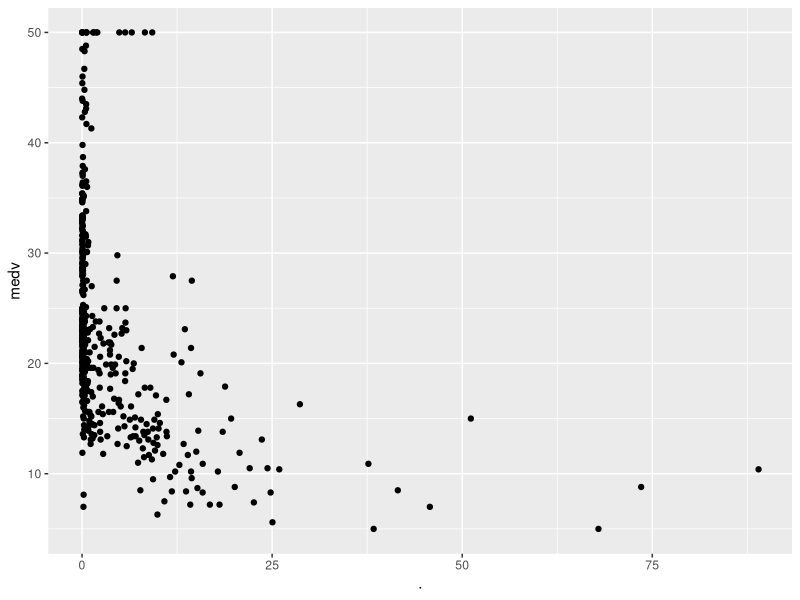
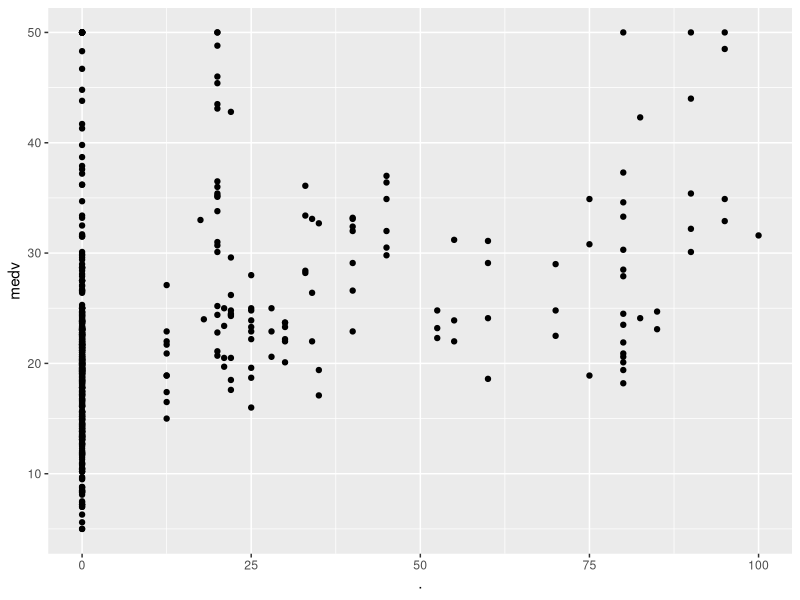
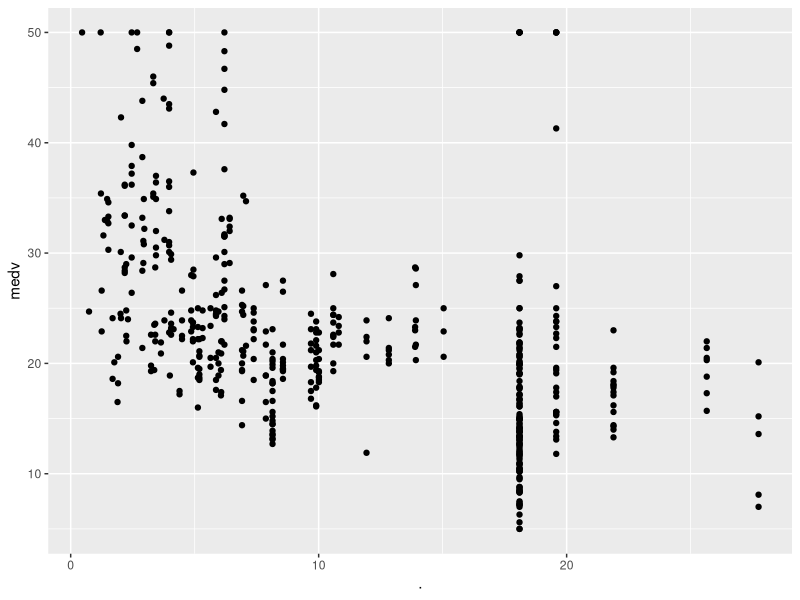
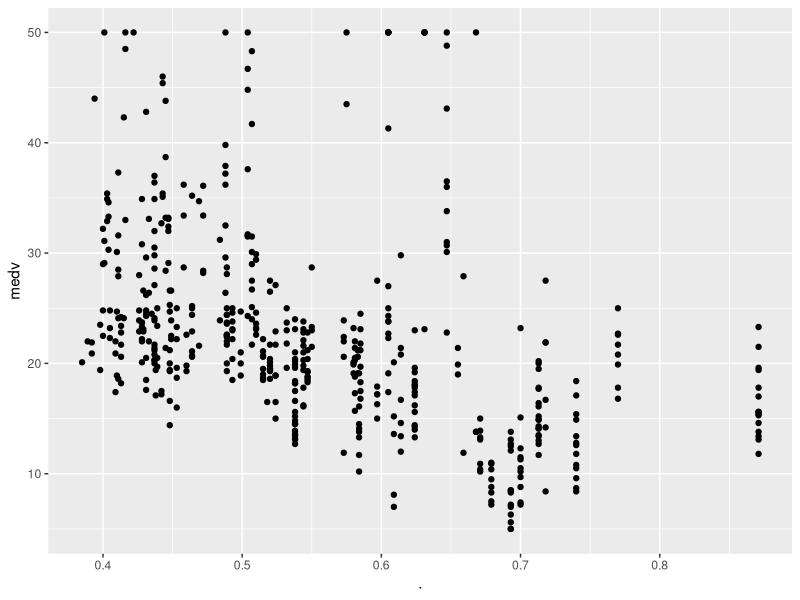
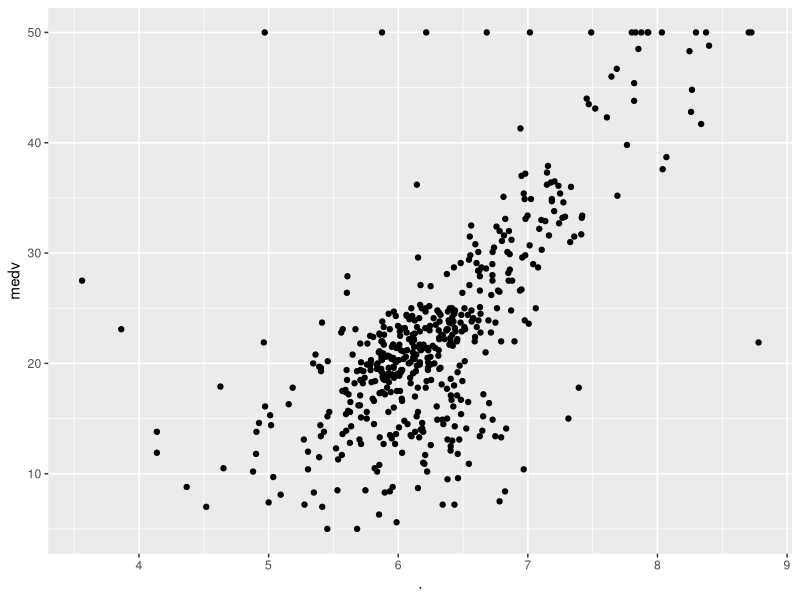
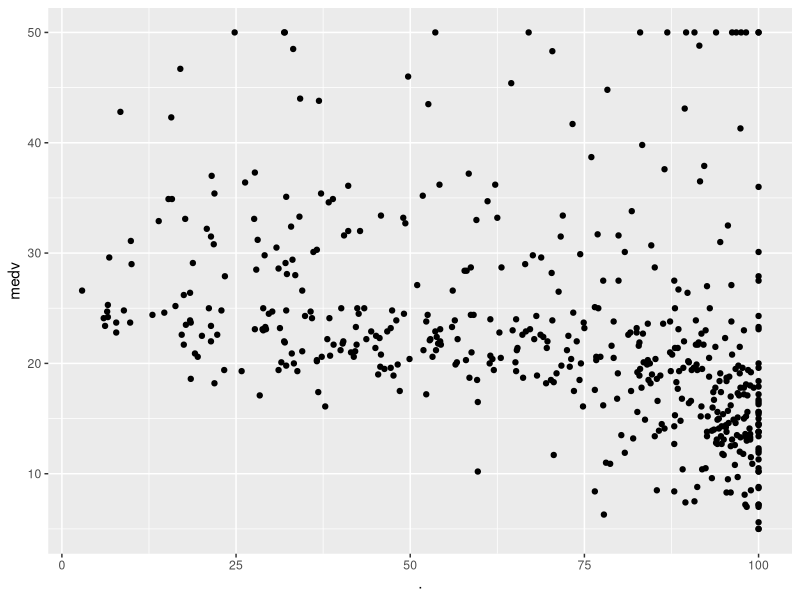
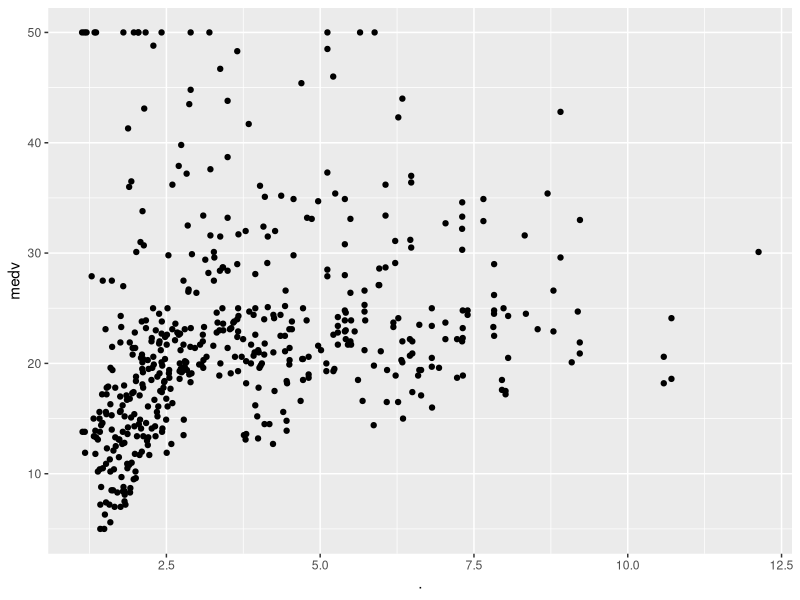
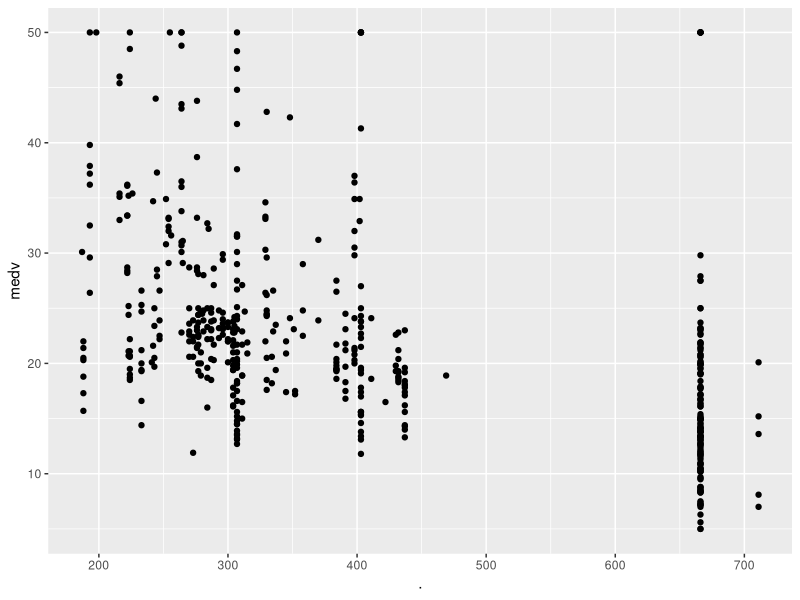

Generate these figures, in order, with R:
# Analise Modelos Lineares
# Curso-R
# Natália Freitas de Souza


# Pacotes -----------------------------------------------------------------
library(tidyverse) 
library(broom)
library(purrr)

# Dados -------------------------------------------------------------------
library(MASS)
glimpse(Boston)
view(Boston)
#   Descriçao das variáves
help(Boston)

# Objetivo ----------------------------------------------------------------
# Analise preditiva dos preços das habitações em Boston


# Metodologia -------------------------------------------------------------
# Para fazer uma análise preditiva dos preços da residencia. Utilizaremos
# as variáveis disponíveis no banco de dados para verificar quais variáveis, 
# estão relacionadas e influenciam no preço das residencias, para estas serem 
# utilizadas como variáveis prediditivas.


# Estratégia --------------------------------------------------------------

# 1. Análises descritivas
# 2. Avaliar as variáveis preditivas a serem utilizadas
# 3. Elaborar o modelo preditivo



# 1. Analise Descritivas -----------------------------------------------------

      # a. natureza das variáveis
      # b. analise gráfica
      
      

# a. Natureza das variáveis
  # Disponibilidade de 14 variáveis, com 506 observações
  str(Boston)
  
  # Ajuste: variaveis categoricas
  Boston <- Boston |> 
    mutate(chas= as.factor(chas),
           rad = as.factor(rad))
  
  summary(Boston)



# b. Analise gráfica

  graficos <- Boston|> 
                map( ~ {ggplot(Boston, aes(y = medv, x = .))+ geom_point()})
  
  
  # Olhar a var. resposta vs var. explciativas,individualmente
  # Var. resposta > medv - preço mediano das habitações do bairro
  
    graficos$crim   # taxa de crime percapita por cidade
    graficos$zn     # proporção de terrenos residenciais zoneados
    graficos$indus  # proporção de acres de negócios não varejistas por cidade
    graficos$nox    # concentração de óxidos de nitrogênio (partes por 10 milhões)
    graficos$rm     # número médio de quartos por habitação.
    graficos$age    # proporção de unidades ocupadas pelos proprietários construídas antes de 1940
    graficos$dis    # média ponderada das distâncias para cinco centros de emprego de Boston.
    graficos$tax    # taxa de imposto de propriedade de valor total por $ 10.000.
    graficos$ptratio # relação aluno-professor por cidade.
    graficos$black   # 1000(Bk - 0,63)^2 onde Bk é a proporção de negros por cidade.
    graficos$lstat   # status mais baixo da população (porcentagem).
  
  # variáveis categoricas
    boxplot(medv ~ chas, Boston) # Variável dummy de Charles River (= 1 se o trecho limita o rio; 0 caso contrário).
    boxplot(medv ~ rad, Boston)  # índice de acessibilidade às rodovias radiais.
  
  
  # não parece linear: crim, indus, dis, black, zn
  # parece linear: nox, rm, age, ptratio, lstat
  # sem conclusões:tax
    
  # Conclusoes a partir dos graficos:
    # Parece que:
    
  # 1. Onde a taxa de crime é baixa temos desde casas baratas até casas caras, mas 
  #    conforme a taxa de crime aumenta, temos uma diminuição no valor da casa.
  #    relação não parece linear.
  
  # 2. A medida em que os acres de negócios aumentam, diminui o preço das habitações.
  
  # 3. O preço das casas é maior nos trechos q limitam o rio;
  
  # 4. O aumento da concentração de oxidos de nitrogenio, diminuem o 
  #    preço da habitação
  
  # 5. Aumento do numero de quartos, aumenta o valor da casa. Parece uma relação linear
  
  # 6. Distancias reduzidas para os centros de emprego possuem casas com preços mais reduzidos,
  #    conforme aumenta a distancia, os preços aumentam até um ponto mediano de valor
  #    onde se concentram apos aumentar mais de 2.5
  
  # 7.Onde temos um percentual mais baixo em status da população, são os locais com 
  #   o menor preço das habitações. Relação não parece linear 
    


# Análise -----------------------------------------------------------------

  # a. Regressão Linear Simples  
    
    mod_simples <- lm (medv ~ rm, Boston) 
    summary(mod_simples)
    
    # Conclusão: O número de quarto por habitação (rm) explica 48% da variação
    # no preço das habitações. O aumento no número de quarto em 1 unidade eleva
    # o preço em aproximadademente $9 mil.

    # resultados 
    coef(mod_simples)       # coeficientes
    confint(mod_simples)    # intervalo confianca
    predict(mod_simples)    # valores preditos
    predict(mod_simples, interval = "confidence") # valores preditos c/ intervalos
   res <-  augment(mod_simples)    # resíduos|cook distance|erro padrão|intervalos de confiança
    
    
  # Grafico da regressao 
   ggplot(Boston, mapping = aes(y = medv, x=rm))+
      geom_point()+
      geom_line(res, mapping = aes(y =.fitted , x=rm))+
      theme_classic()
  # ou
   plot(medv ~ rm, Boston)
   abline(mod_simples)
   
   # Grafico dos resíduos
   ggplot(res, mapping = aes(y =.resid, x=.fitted))+
     geom_point()+
     theme_classic()
    
   # b. Regressão Multipla
   
   # In
   
   
      